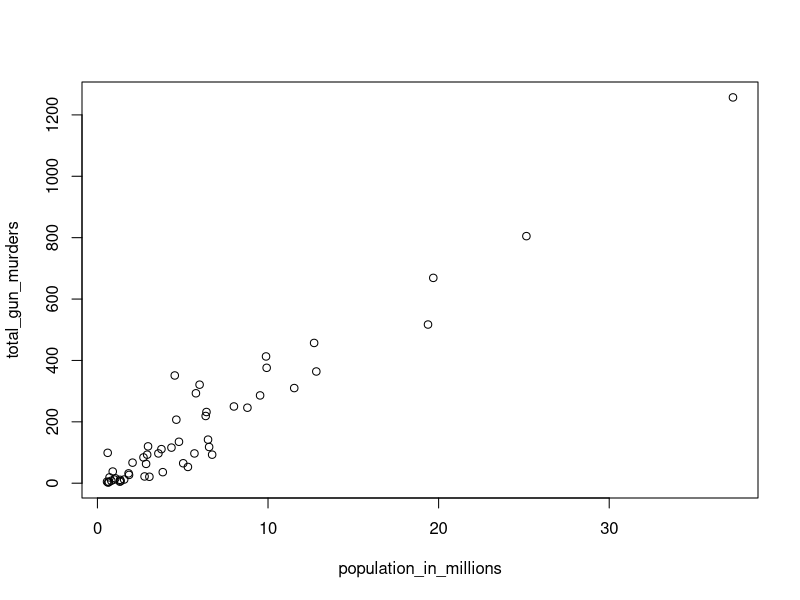
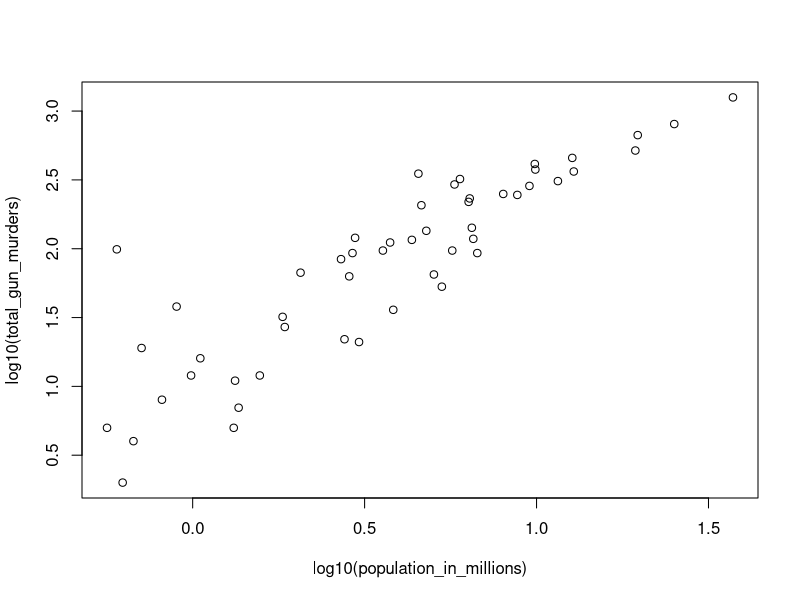
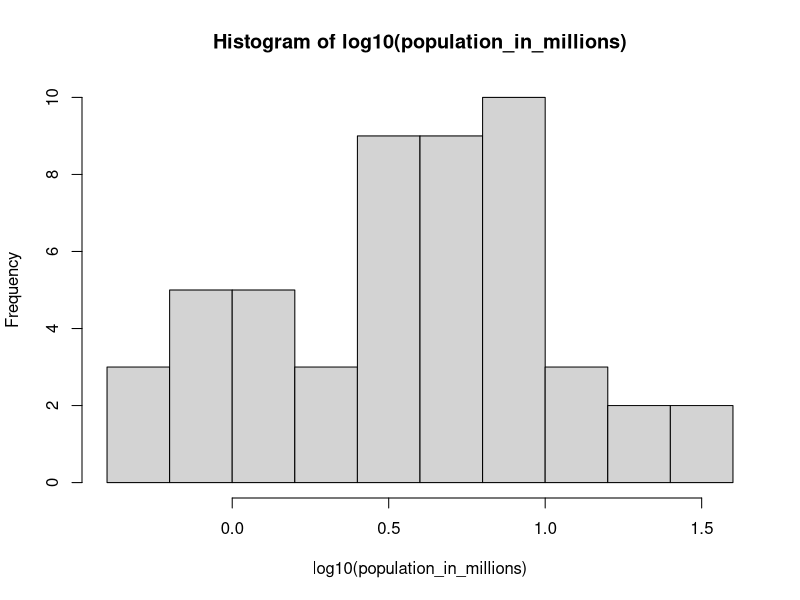
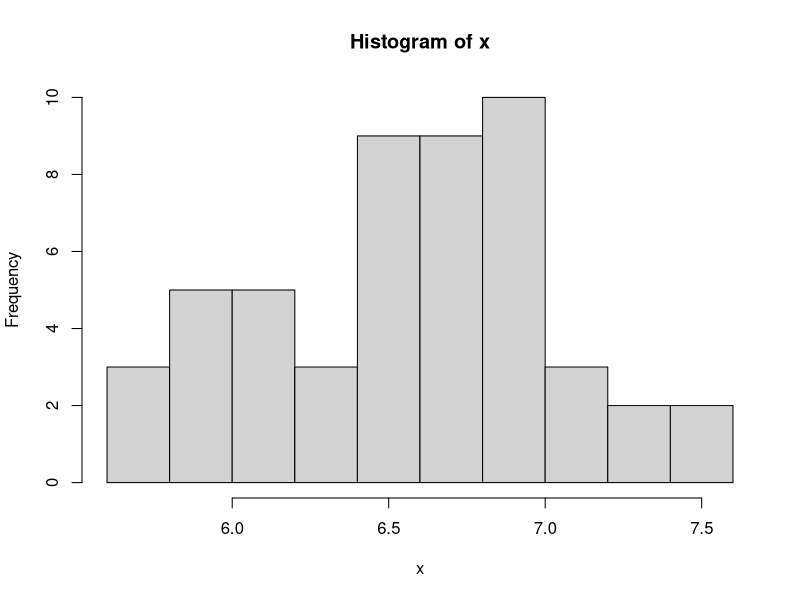
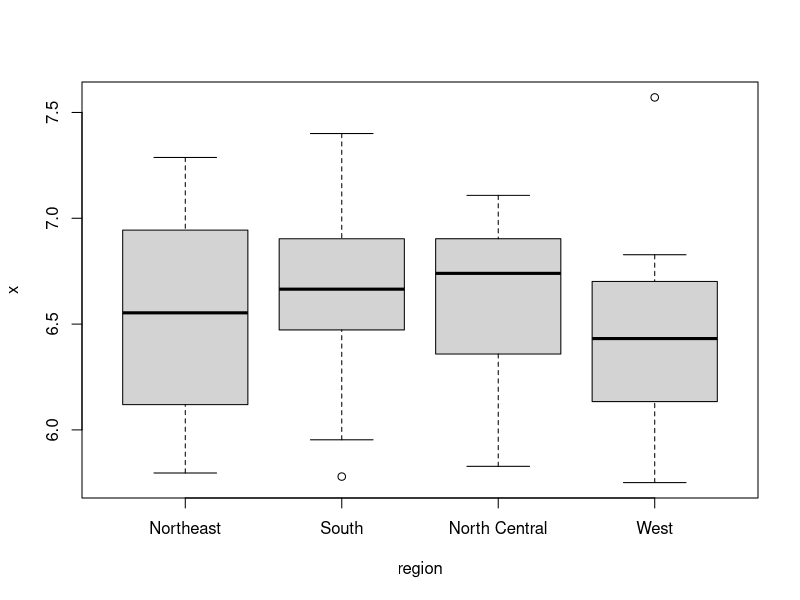

Write R code to recreate these figures, in order.
# Problem 1
n = 100
sum = (n*(n+1))/2

print(sum)

# Problem 2

n=1000
sum = (n*(n+1))/2

print(sum)

# Problem 3

n <- 1000
x <- seq(1,n)
sum(x)

# The answer is b

# Problem 4

log10(sqrt(100))

# Problem 5

# The answer is c

## 2.5  Exercises

# Problem 1
library(dslabs)
data(murders)

str(murders)

# The answer is c. str is good at looking at the columns

# Problem 2
names(murders)

# The column names are state, abb, region, population, total

# Problem 3

a <- murders$abb
class(a)

# Problem 4

b <- murders["abb"]

identical(a,b)
class(b)
# They are not the same.

# Problem 5 
class(murders$region)
length(levels(murders$region))

# There are 4 regions in this dataset

# Problem 6
table(murders$region)

# The function table takes a vector(column) and returns
# the frequency of each element(observation)

## Exercises 2.8

# Problem 1
temp<-c(35,88,42,84,81,30)

# Problem 2
city <-c("Beijing","Lagos","Paris","Rio de Janeiro","San Juan","Toronto")

# Problem 3
names(temp)<-city
temp

# Problem 4
temp[1:3]

# Problem 5
temp[c("Paris","San Juan")]

# Problem 6
12:73

# Problem 7

seq(1,100,2)

# Problem 8

seq(6,55,4/7)

# Problem 9
a <- seq(1,10,0.5)
class(a)

# Problem 10
a <- seq(1,10)
class(a)

# Problem 11

class(1L)

# Problem 12
x<- c("1","3","5")
y<-as.integer(x)
class(y)

?order

#2.10 Exercises

library(dslabs)
data('murders')

# Problem 1
names(murders)
pop <- murders$population
pop <- sort(pop)
pop[1]

# Problem 2

index <- order(murders$population)
index[1]

# Problem 3

which.min(murders$population)

# Problem 4
x <-which.min(murders$population)
states <- murders$state
states[x]

# Problem 5

city_temps <- data.frame(name = city, temperature = temp)
ranks <- rank(murders$population)
my_df <- data.frame(state=states, rank=ranks)
my_df

# Problem 6

ind <-order(murders$population)
states_in_order <- my_df$state[ind]
ranks_in_order <- my_df$rank[ind]
my_df<- data.frame(state_order = states_in_order, rank_order=ranks_in_order)
my_df

# Problem 7
data("na_example")
str(na_example)
mean(na_example)
is.na(na_example)
ind <- !is.na(na_example)
x <- na_example[ind]
mean(x)

# Exercise 2.12

# Problem 1

c <- 5/9*(temp-32)

# Problem 2


sum(1/((seq(1:100))^2))
(pi^2)/6

# Problem 3

murder_rate <- murders$total/murders$population*100000
mean(murder_rate)

murders$total

# 2.14 Exercises

# Problem 1

library(dslabs)
data("murders")
murder_rate <- murders$total/murders$population*100000
low <- murder_rate<1

# Problem 2

which(low)

# Problem 3

murders$state[which(low)]

# Problem 4
unique(murders$region)
NE <- murders$region=='Northeast'

NE_and_low <- low & NE

x <- which(NE_and_low)
murders$state[x]

# Problem 5

y<-mean(murder_rate)

below_murder_rate <- murder_rate<y 
sum(below_murder_rate)

# Problem 6
?match
ind <- match(c('AK','MI','IA'),murders$abb)
murders$state[ind]

# Problem 7
s <- c("MA","ME","MI", "MO", "MU") 
x<-s %in% murders$abb


# Problem 8

ind<-which(!x)
s[ind]

# 2.16 Exercises

# Problem 1
population_in_millions <- murders$population/10^6
total_gun_murders <- murders$total
plot(population_in_millions,total_gun_murders)

plot(log10(population_in_millions),log10(total_gun_murders))

# Problem 2

hist(log10(population_in_millions))

x <- with(murders, log10(population))
hist(x)

# Problem 3

boxplot(x~region,data = murders)
